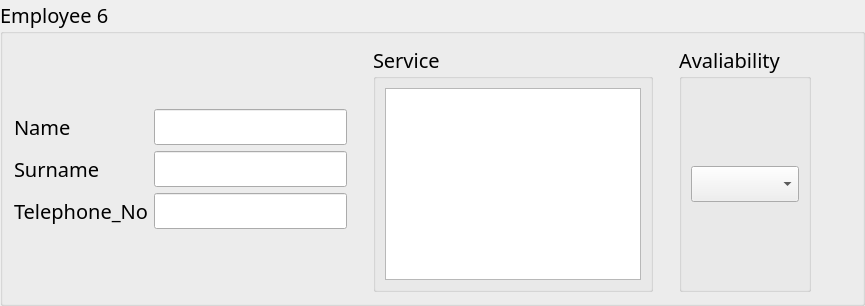
               <widget class="QGroupBox" name="Employee6">
                <property name="sizePolicy">
                 <sizepolicy hsizetype="MinimumExpanding" vsizetype="MinimumExpanding">
                  <horstretch>0</horstretch>
                  <verstretch>0</verstretch>
                 </sizepolicy>
                </property>
                <property name="font">
                 <font>
                  <family>Rockwell</family>
                  <pointsize>15</pointsize>
                 </font>
                </property>
                <property name="title">
                 <string>Employee 6</string>
                </property>
                <layout class="QGridLayout" name="gridLayout_18">
                 <item row="1" column="0">
                  <widget class="QLabel" name="Name_Label6">
                   <property name="text">
                    <string>Name</string>
                   </property>
                  </widget>
                 </item>
                 <item row="2" column="1">
                  <widget class="QLineEdit" name="Surname6"/>
                 </item>
                 <item row="3" column="1">
                  <widget class="QLineEdit" name="Phone_No6"/>
                 </item>
                 <item row="3" column="0">
                  <widget class="QLabel" name="Phone_Label6">
                   <property name="text">
                    <string>Telephone_No</string>
                   </property>
                  </widget>
                 </item>
                 <item row="1" column="1">
                  <widget class="QLineEdit" name="Name6"/>
                 </item>
                 <item row="2" column="0">
                  <widget class="QLabel" name="Surname_Label6">
                   <property name="text">
                    <string>Surname</string>
                   </property>
                  </widget>
                 </item>
                 <item row="2" column="6">
                  <spacer name="horizontalSpacer_20">
                   <property name="orientation">
                    <enum>Qt::Horizontal</enum>
                   </property>
                   <property name="sizeHint" stdset="0">
                    <size>
                     <width>40</width>
                     <height>20</height>
                    </size>
                   </property>
                  </spacer>
                 </item>
                 <item row="0" column="1">
                  <spacer name="verticalSpacer_53">
                   <property name="orientation">
                    <enum>Qt::Vertical</enum>
                   </property>
                   <property name="sizeHint" stdset="0">
                    <size>
                     <width>20</width>
                     <height>40</height>
                    </size>
                   </property>
                  </spacer>
                 </item>
                 <item row="4" column="1">
                  <spacer name="verticalSpacer_54">
                   <property name="orientation">
                    <enum>Qt::Vertical</enum>
                   </property>
                   <property name="sizeHint" stdset="0">
                    <size>
                     <width>20</width>
                     <height>40</height>
                    </size>
                   </property>
                  </spacer>
                 </item>
                 <item row="0" column="3" rowspan="5">
                  <widget class="QGroupBox" name="Service6">
                   <property name="sizePolicy">
                    <sizepolicy hsizetype="MinimumExpanding" vsizetype="MinimumExpanding">
                     <horstretch>0</horstretch>
                     <verstretch>0</verstretch>
                    </sizepolicy>
                   </property>
                   <property name="title">
                    <string>Service</string>
                   </property>
                   <layout class="QGridLayout" name="gridLayout_19">
                    <item row="0" column="0">
                     <widget class="QTextEdit" name="TextBox6">
                      <property name="sizePolicy">
                       <sizepolicy hsizetype="MinimumExpanding" vsizetype="MinimumExpanding">
                        <horstretch>0</horstretch>
                        <verstretch>0</verstretch>
                       </sizepolicy>
                      </property>
                     </widget>
                    </item>
                   </layout>
                  </widget>
                 </item>
                 <item row="0" column="2" rowspan="5">
                  <spacer name="verticalSpacer_28">
                   <property name="orientation">
                    <enum>Qt::Vertical</enum>
                   </property>
                   <property name="sizeHint" stdset="0">
                    <size>
                     <width>20</width>
                     <height>40</height>
                    </size>
                   </property>
                  </spacer>
                 </item>
                 <item row="0" column="5" rowspan="5">
                  <widget class="QGroupBox" name="Avaliability6">
                   <property name="sizePolicy">
                    <sizepolicy hsizetype="MinimumExpanding" vsizetype="MinimumExpanding">
                     <horstretch>0</horstretch>
                     <verstretch>0</verstretch>
                    </sizepolicy>
                   </property>
                   <property name="title">
                    <string>Avaliability</string>
                   </property>
                   <layout class="QGridLayout" name="gridLayout_33">
                    <item row="0" column="0">
                     <widget class="QComboBox" name="comboBox6"/>
                    </item>
                   </layout>
                  </widget>
                 </item>
                 <item row="0" column="4" rowspan="5">
                  <spacer name="verticalSpacer_38">
                   <property name="orientation">
                    <enum>Qt::Vertical</enum>
                   </property>
                   <property name="sizeHint" stdset="0">
                    <size>
                     <width>20</width>
                     <height>40</height>
                    </size>
                   </property>
                  </spacer>
                 </item>
                </layout>
               </widget>
